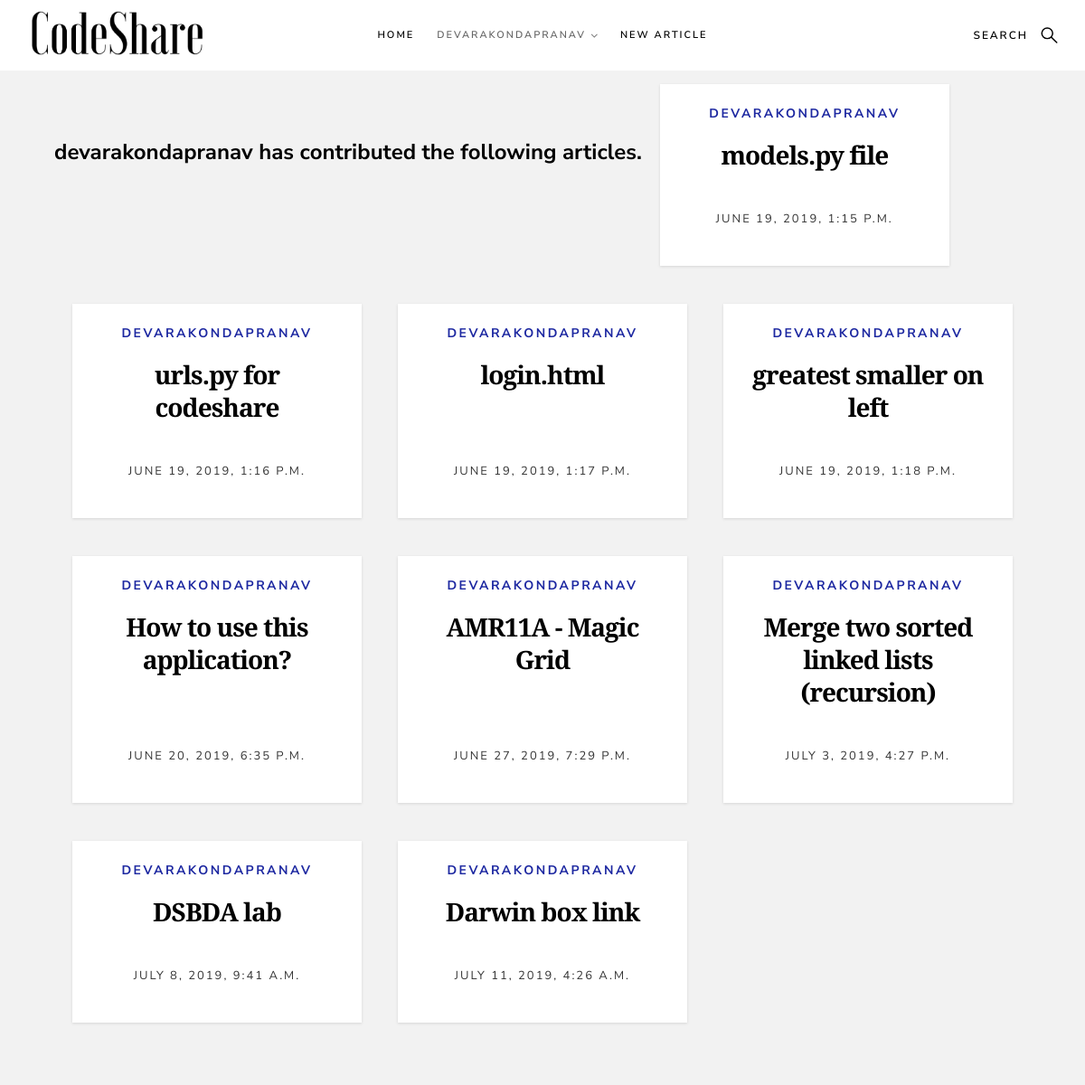
The page /snippets/profile/devarakondapranav (signed in) on the database its author committed.
### snippets/models.py (models this page shows, shortened)
class Code(models.Model):
	code_snippet = models.TextField()
	author = models.CharField(max_length = 200)
	pub_date = models.DateTimeField('date published')
	title = models.CharField(max_length = 100)

### snippets/views.py (the view)
# urls.py: path('profile/<str:username>', views.showProfile, name='showProfile'),
def showProfile(request, username):
	articles = Code.objects.filter(author= username)
	context = {'articles':articles, 'username':username, 'no_of_articles':len(articles)}
	return render(request, 'snippets/showProfile.html', context)

### snippets/templates/snippets/showProfile.html
{% extends "snippets/base1.html" %}
{% block content %}
	{% if no_of_articles > 0 %}
		<h3>{{username}} has contributed the following articles.</h3><br><br>
		{% for x in articles %}
			<article class="col-block">
                    <div class="item-entry" data-aos="zoom-in">
                        <div class="item-entry__text">
                            <div class="item-entry__cat">
                                <a href="/snippets/profile/{{x.author}}">{{x.author}}</a>
                            </div>
                            <h1 class="item-entry__title"><a href="/snippets/{{x.id}}">{{x.title}}</a></h1>
                            <div class="item-entry__date">
                                <a>{{x.pub_date}}</a>
                            </div>
                        </div>
                    </div>
            </article>
		{% endfor %}
	{% else %}
		<h3> {{username}} hasn't contributed anything yet</h3>
	{% endif %}
{% endblock %}

### snippets/templates/snippets/base1.html (shortened to what this page needs)
<!DOCTYPE html>
<html class="no-js" lang="en">
<head>
    {% load static %}
    <link rel="stylesheet" href="{% static 'snippets/css/base.css' %}">
    <link rel="stylesheet" href="{% static 'snippets/css/main.css' %}">
    <link rel="stylesheet" href="{% static 'snippets/lib/codemirror.css' %}">
    <link rel="stylesheet" href="{% static 'snippets/theme/monokai.css' %}">
</head>
<body id="top">
    <header class="s-header header">
        <div class="header__logo">
            <a class="logo" href="/snippets">
                <img src="{% static 'snippets/images/logo_cs.png' %}" alt="Homepage">
            </a>
        </div>
        <a class="header__search-trigger" href="#0"></a>
        <nav class="header__nav-wrap">
            <ul class="header__nav">
                <li class="current"><a href="/snippets" title="">Home</a></li>
                {% if user.is_authenticated %}
                <li class="has-children">
                    <a href="#0" title="">{{user.get_username}}</a>
                </li>
                {% else %}
                <li class="current"><a href="{% url 'login'%}?next={{request.path}}" title="">Login</a></li>
                <li class="current"><a href="/snippets/register" title="">Register</a></li>
                {% endif %}
                <li class="current"><a href="/snippets/newCodeSnippet" title="">New Article</a></li>
            </ul>
        </nav>
    </header>
    <br>
    <section class="s-content">
        <div class="row entries-wrap wide">
            <div class="entries" id="articles">
                {% block content %}
                {% endblock %}
            </div>
        </div>
    </section>
</body>
</html>

### rows shown on the page
Code: author "DEVARAKONDAPRANAV", title "models.py file", pub_date "JUNE 19, 2019, 1:15 P.M."
Code: author "DEVARAKONDAPRANAV", title "urls.py for codeshare", pub_date "JUNE 19, 2019, 1:16 P.M."
Code: author "DEVARAKONDAPRANAV", title "login.html", pub_date "JUNE 19, 2019, 1:17 P.M."
Code: author "DEVARAKONDAPRANAV", title "greatest smaller on left", pub_date "JUNE 19, 2019, 1:18 P.M."
Code: author "DEVARAKONDAPRANAV", title "How to use this application?", pub_date "JUNE 20, 2019, 6:35 P.M."
Code: author "DEVARAKONDAPRANAV", title "AMR11A - Magic Grid", pub_date "JUNE 27, 2019, 7:29 P.M."
Code: author "DEVARAKONDAPRANAV", title "Merge two sorted linked lists (recursion)", pub_date "JULY 3, 2019, 4:27 P.M."
Code: author "DEVARAKONDAPRANAV", title "DSBDA lab", pub_date "JULY 8, 2019, 9:41 A.M."
Code: author "DEVARAKONDAPRANAV", title "Darwin box link", pub_date "JULY 11, 2019, 4:26 A.M."

### other values the page prints
{{ user.get_username }} "DEVARAKONDAPRANAV"
{{ username }} "devarakondapranav"
